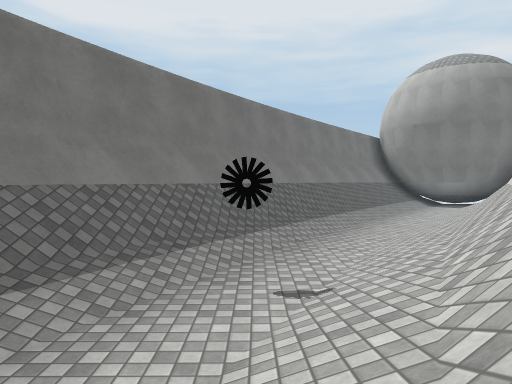
view 1 (above)

15 first-person views from a walk through a scene from a Unity 3-D project. The camera is 1.3 m above the floor, tilts 2° down and sees 70° across. The floor is counted in squares, 2 m on a side. Each view is taken from the middle of a square. On the plan, view 1 faces up. The plan holds only what a view shows up to about 11 squares ahead; the rest is blank. The place goes on beyond the plan. Surface patterns are stand-ins for the level's own textures.

view 2
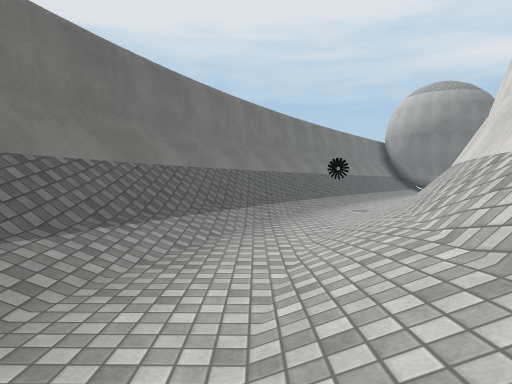

view 3
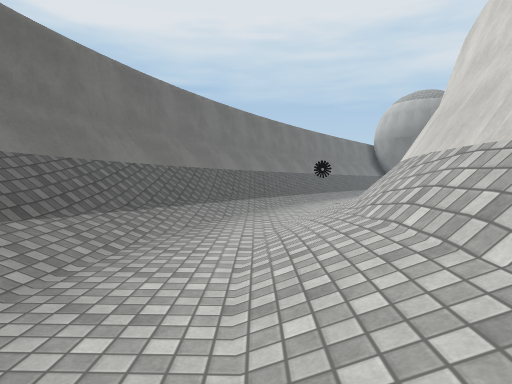

view 4
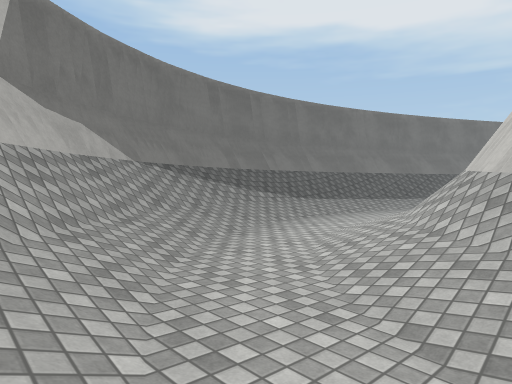

view 5
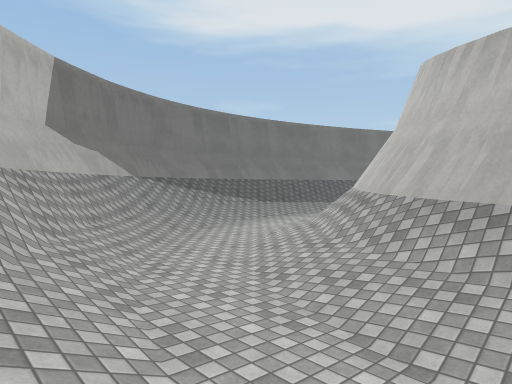

view 6
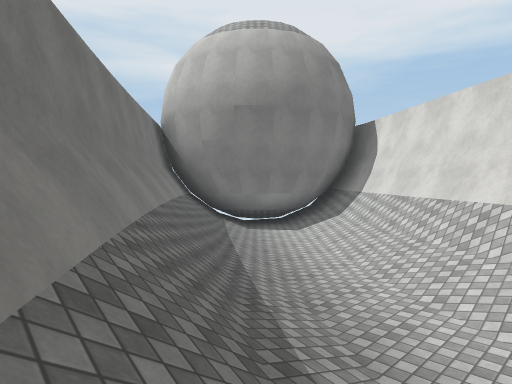

view 7
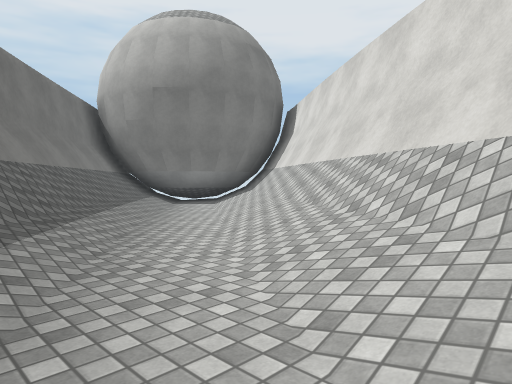

view 8
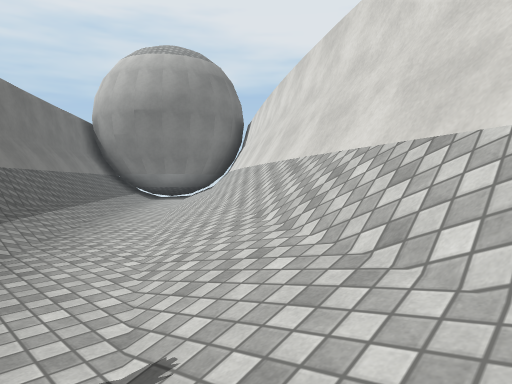

view 9
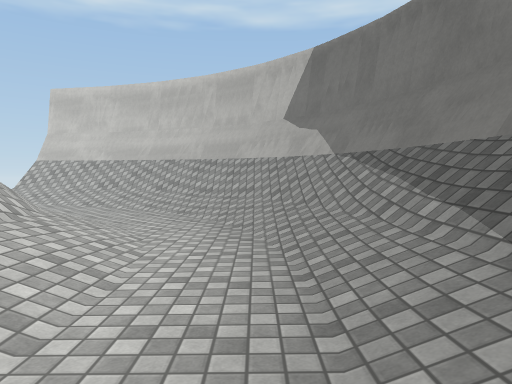

view 10
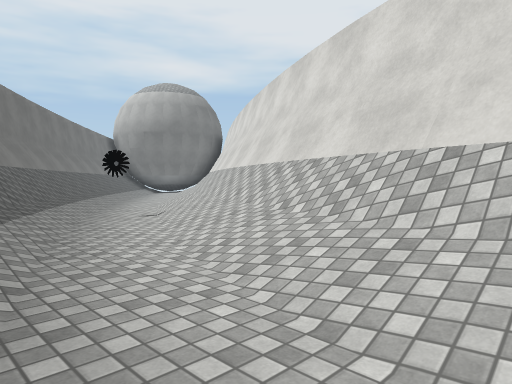

view 11
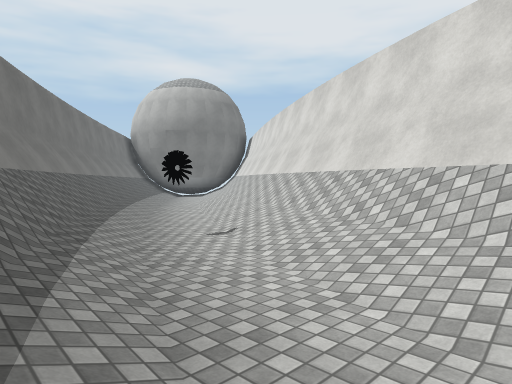

view 12
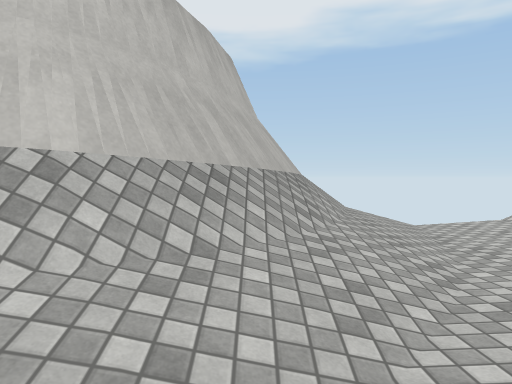

view 13
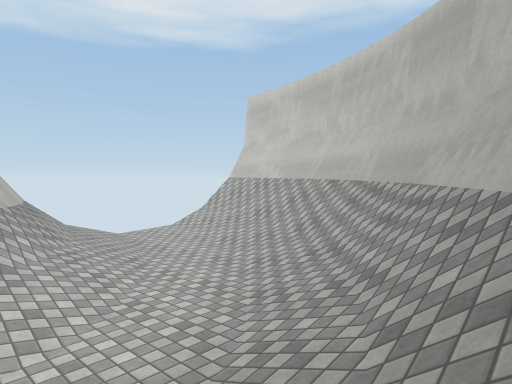

view 14
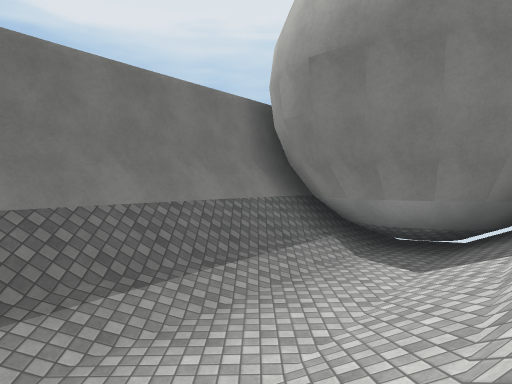

view 15
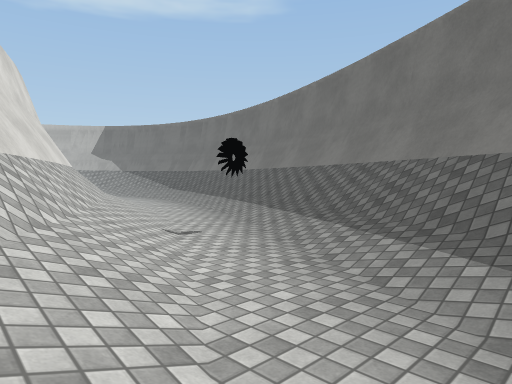

### Floor plan
Key: @ floor where view 1 was taken; # wall or solid block; . main floor; : floor 0.25 m higher than the main floor; / step, stairs or slope.
Columns run from 5 left of view 1 to 9 right of it. Each row starts with its distance up from view 1.
 15          ####
 14         ##//##
 13         #//..##
 12        ##/..//#
 11       ##//.//##
 10      ##//../##
  9      #//..//#
  8     ##/..//##
  7     #//.//##
  6    ##/..//#
  5   ##//.//##
  4   #//../##
  3  ##/..//#
  2  #//.:/##
  1  #//.//#
  0 ##/..@##
 -1 #//.//#
 -2 #/:./##
 -3 #/../#
 -4 #/.:/#
 -5 #/.:/#
 -6 #/:./##
 -7 #/:.//##
 -8 #//:://###
 -9 ##//:.///
-10  ##//:..:
-11   ##///::
-12    ##////
-13     #####

Where each view was taken, in squares from view 1:
view 1: 0 up, 0 right, facing up
view 2: 5 down, 2 left, facing up
view 3: 7 down, 2 left, facing up
view 4: 11 down, 1 right, facing up-left
view 5: 12 down, 3 right, facing up-left
view 6: 7 up, 0 right, facing up-right
view 7: 5 up, 1 right, facing up-right
view 8: 2 up, 0 right, facing up-right
view 9: 3 down, 3 left, facing down
view 10: 3 down, 3 left, facing up-right
view 11: 1 down, 3 left, facing up-right
view 12: 8 down, 2 left, facing right
view 13: 7 down, 4 left, facing down-right
view 14: 8 up, 5 right, facing up
view 15: 7 up, 3 right, facing down-left
